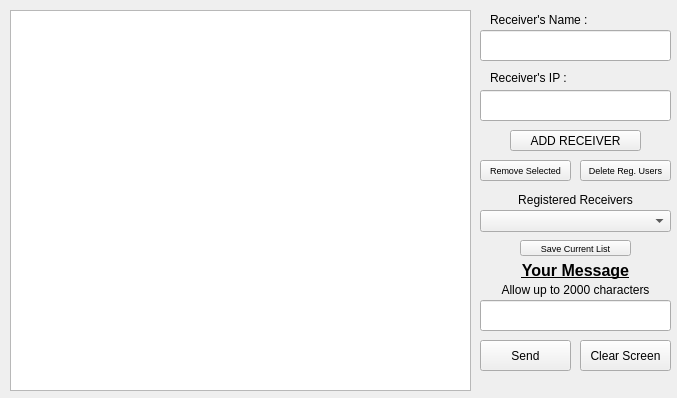
<?xml version="1.0" encoding="UTF-8"?>
<ui version="4.0">
 <class>MainWindow</class>
 <widget class="QMainWindow" name="MainWindow">
  <property name="geometry">
   <rect>
    <x>0</x>
    <y>0</y>
    <width>677</width>
    <height>398</height>
   </rect>
  </property>
  <property name="font">
   <font>
    <family>Arial</family>
   </font>
  </property>
  <property name="windowTitle">
   <string>Chat</string>
  </property>
  <widget class="QWidget" name="centralwidget">
   <widget class="QListWidget" name="listWidget">
    <property name="geometry">
     <rect>
      <x>10</x>
      <y>10</y>
      <width>461</width>
      <height>381</height>
     </rect>
    </property>
    <property name="font">
     <font>
      <family>Arial</family>
     </font>
    </property>
   </widget>
   <widget class="QLabel" name="receiverIP_Text">
    <property name="geometry">
     <rect>
      <x>490</x>
      <y>70</y>
      <width>81</width>
      <height>16</height>
     </rect>
    </property>
    <property name="font">
     <font>
      <family>Arial</family>
     </font>
    </property>
    <property name="text">
     <string>Receiver's IP :</string>
    </property>
   </widget>
   <widget class="QLineEdit" name="receiverIP_Input">
    <property name="geometry">
     <rect>
      <x>480</x>
      <y>90</y>
      <width>191</width>
      <height>31</height>
     </rect>
    </property>
    <property name="font">
     <font>
      <family>Arial</family>
     </font>
    </property>
    <property name="maxLength">
     <number>15</number>
    </property>
   </widget>
   <widget class="QLineEdit" name="receiverName_Input">
    <property name="geometry">
     <rect>
      <x>480</x>
      <y>30</y>
      <width>191</width>
      <height>31</height>
     </rect>
    </property>
    <property name="font">
     <font>
      <family>Arial</family>
     </font>
    </property>
   </widget>
   <widget class="QLabel" name="receiverName_Text">
    <property name="geometry">
     <rect>
      <x>490</x>
      <y>10</y>
      <width>151</width>
      <height>20</height>
     </rect>
    </property>
    <property name="font">
     <font>
      <family>Arial</family>
     </font>
    </property>
    <property name="text">
     <string>Receiver's Name :</string>
    </property>
   </widget>
   <widget class="QComboBox" name="registeredUserList">
    <property name="geometry">
     <rect>
      <x>480</x>
      <y>210</y>
      <width>191</width>
      <height>22</height>
     </rect>
    </property>
   </widget>
   <widget class="QPushButton" name="addReceiverButton">
    <property name="geometry">
     <rect>
      <x>510</x>
      <y>130</y>
      <width>131</width>
      <height>21</height>
     </rect>
    </property>
    <property name="font">
     <font>
      <family>Arial</family>
     </font>
    </property>
    <property name="text">
     <string>ADD RECEIVER</string>
    </property>
   </widget>
   <widget class="QPushButton" name="removeSelectedButton">
    <property name="geometry">
     <rect>
      <x>480</x>
      <y>160</y>
      <width>91</width>
      <height>21</height>
     </rect>
    </property>
    <property name="font">
     <font>
      <family>Arial</family>
      <pointsize>7</pointsize>
     </font>
    </property>
    <property name="text">
     <string>Remove Selected</string>
    </property>
   </widget>
   <widget class="QLabel" name="registeredUserText">
    <property name="geometry">
     <rect>
      <x>490</x>
      <y>190</y>
      <width>171</width>
      <height>20</height>
     </rect>
    </property>
    <property name="text">
     <string>Registered Receivers</string>
    </property>
    <property name="alignment">
     <set>Qt::AlignCenter</set>
    </property>
   </widget>
   <widget class="QPushButton" name="clearScreenButton">
    <property name="geometry">
     <rect>
      <x>580</x>
      <y>340</y>
      <width>91</width>
      <height>31</height>
     </rect>
    </property>
    <property name="font">
     <font>
      <family>Arial</family>
     </font>
    </property>
    <property name="text">
     <string>Clear Screen</string>
    </property>
   </widget>
   <widget class="QLabel" name="description_Text">
    <property name="geometry">
     <rect>
      <x>500</x>
      <y>280</y>
      <width>151</width>
      <height>20</height>
     </rect>
    </property>
    <property name="text">
     <string>Allow up to 2000 characters</string>
    </property>
    <property name="alignment">
     <set>Qt::AlignCenter</set>
    </property>
   </widget>
   <widget class="QPushButton" name="sendingButton">
    <property name="geometry">
     <rect>
      <x>480</x>
      <y>340</y>
      <width>91</width>
      <height>31</height>
     </rect>
    </property>
    <property name="font">
     <font>
      <family>Arial</family>
     </font>
    </property>
    <property name="text">
     <string>Send</string>
    </property>
   </widget>
   <widget class="QLineEdit" name="yourMessage_Input">
    <property name="geometry">
     <rect>
      <x>480</x>
      <y>300</y>
      <width>191</width>
      <height>31</height>
     </rect>
    </property>
    <property name="font">
     <font>
      <family>Arial</family>
     </font>
    </property>
    <property name="maxLength">
     <number>2000</number>
    </property>
   </widget>
   <widget class="QLabel" name="yourMessage_Text">
    <property name="geometry">
     <rect>
      <x>500</x>
      <y>260</y>
      <width>151</width>
      <height>21</height>
     </rect>
    </property>
    <property name="font">
     <font>
      <family>Arial</family>
      <pointsize>12</pointsize>
      <weight>75</weight>
      <bold>true</bold>
      <underline>true</underline>
     </font>
    </property>
    <property name="text">
     <string>Your Message</string>
    </property>
    <property name="alignment">
     <set>Qt::AlignCenter</set>
    </property>
   </widget>
   <widget class="QPushButton" name="eraseTextFileButton">
    <property name="geometry">
     <rect>
      <x>580</x>
      <y>160</y>
      <width>91</width>
      <height>21</height>
     </rect>
    </property>
    <property name="font">
     <font>
      <family>Arial</family>
      <pointsize>7</pointsize>
     </font>
    </property>
    <property name="toolTip">
     <string>&lt;html&gt;&lt;head/&gt;&lt;body&gt;&lt;p align=&quot;center&quot;&gt;&lt;span style=&quot; font-size:8pt; font-weight:600; font-style:italic; text-decoration: underline; color:#ffaa00;&quot;&gt;Will DELETE Both your current registered users, but also the saved ones&lt;/span&gt;&lt;/p&gt;&lt;/body&gt;&lt;/html&gt;</string>
    </property>
    <property name="whatsThis">
     <string>&lt;html&gt;&lt;head/&gt;&lt;body&gt;&lt;p&gt;&lt;br/&gt;&lt;/p&gt;&lt;/body&gt;&lt;/html&gt;</string>
    </property>
    <property name="text">
     <string>Delete Reg. Users</string>
    </property>
   </widget>
   <widget class="QPushButton" name="saveCurrentListButton">
    <property name="geometry">
     <rect>
      <x>520</x>
      <y>240</y>
      <width>111</width>
      <height>16</height>
     </rect>
    </property>
    <property name="font">
     <font>
      <family>Arial</family>
      <pointsize>7</pointsize>
     </font>
    </property>
    <property name="text">
     <string>Save Current List</string>
    </property>
   </widget>
  </widget>
 </widget>
 <resources/>
 <connections/>
</ui>
